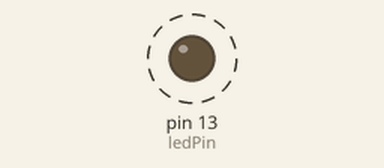
Recording of a program running on a simulated Teensy 4. Parts: output pins drawn as LEDs (lit = HIGH). Dashed ring = blinking.

Above: at 0.5 s.
Timing chart, 0 to 4.6 s (numbered marks = the images above):
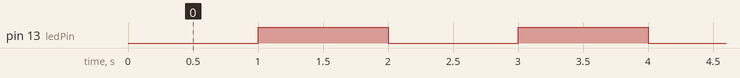

Measured:
- by itself, pin 13 (ledPin): alternates HIGH for 1.0 s and LOW for 1.0 s

The program:

main.cpp
```cpp
#include <Arduino.h>
IntervalTimer myTimer;

const int ledPin = 13;
volatile bool ledState = false;

void toggleLED() {
  ledState = !ledState;
  digitalWrite(ledPin, ledState);
}

void setup() {
  pinMode(ledPin, OUTPUT);
  myTimer.begin(toggleLED, 1000000);
}

void loop() {

}
```
